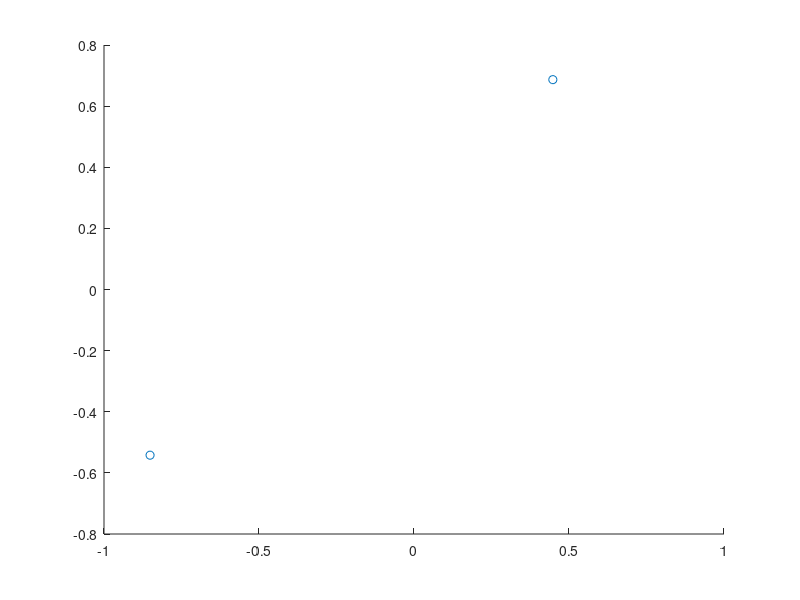

This chart was generated by the following MATLAB code:
close all
clear all
N= 2000;
mu_z= 0;
c_z= eye(2);
mu_z = [0 0];


%creo el vector Z
Z= mvnrnd (mu_z, c_z, N);

%creo el grafico

figure;
scatter(Z(1, :), Z(2, :));
hold on;


%creo las curvas de nivel 
